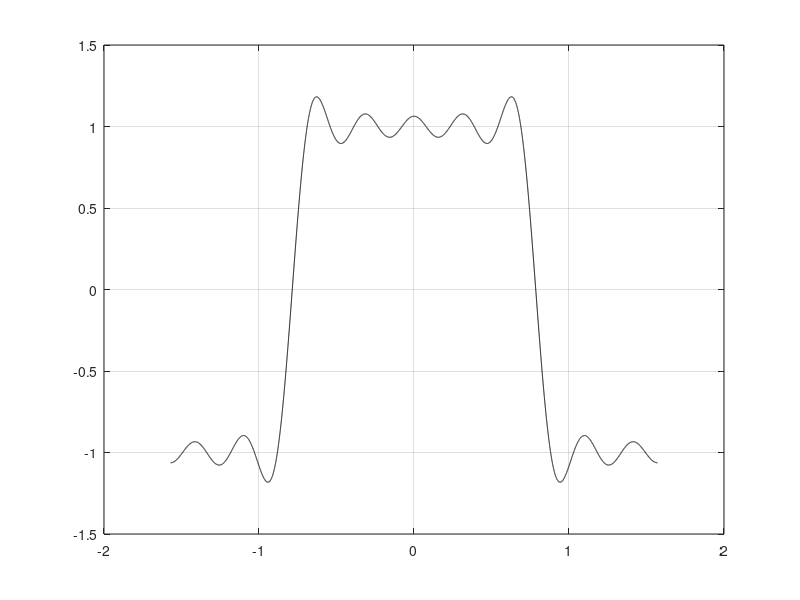

Source code (MATLAB):
%Fourier series
%====================================================================
clc,clear all ,close all
% syms x pi n z
T=pi;  
% 2T=2Pi ------> T=pi
f=1/T;
w=2*pi*f; 
t=-T/2:0.0001*T:T/2;
%Signal variable time  (Fourier series)
%====================================================================
%                       inf 
%                      -----
%                      \
%        f(x) = a0/2 +  \  a(n) * sin(n*pi*x/L) + b(n) * con(n*pi*x/L) 
%                       /
%                      /
%                      -----
%                      n = 1
%====================================================================
% a0=(1/pi)*int(y,x,-pi,pi)
% an=(1/pi)*int(y*cos(n*x),x,-pi,pi) 
% bn=(1/pi)*int(y*sin(n*x),x,-pi,pi)    
% s=a0/2+symsum (an*cos(n*x)+bn*sin(n*x),n,1,z)
%====================================================================
%   Example:
%   f = @(x)x.*cos(x);
%     a0: 0
%     a(n): [-0.5000 1.3333 -0.7500]
%     b(n): [1.4136e-016 0 7.0679e-017]
% Author: Korosh Agha Mohammad Ghasemi
% Copyright 2020
%====================================================================
%plot S(8) ------> n=1:8
s=0;
for n=1:10 %Edit
    a(n)=4*sin(n*pi/2)/(n*pi);  %Edit
    b(n)=0;   %Edit
    s=s+(a(n)*cos(n*w*t)+(b(n)*sin(n*w*t))) ;  %Do not edit
end
plot(t,s,'k')
grid on
